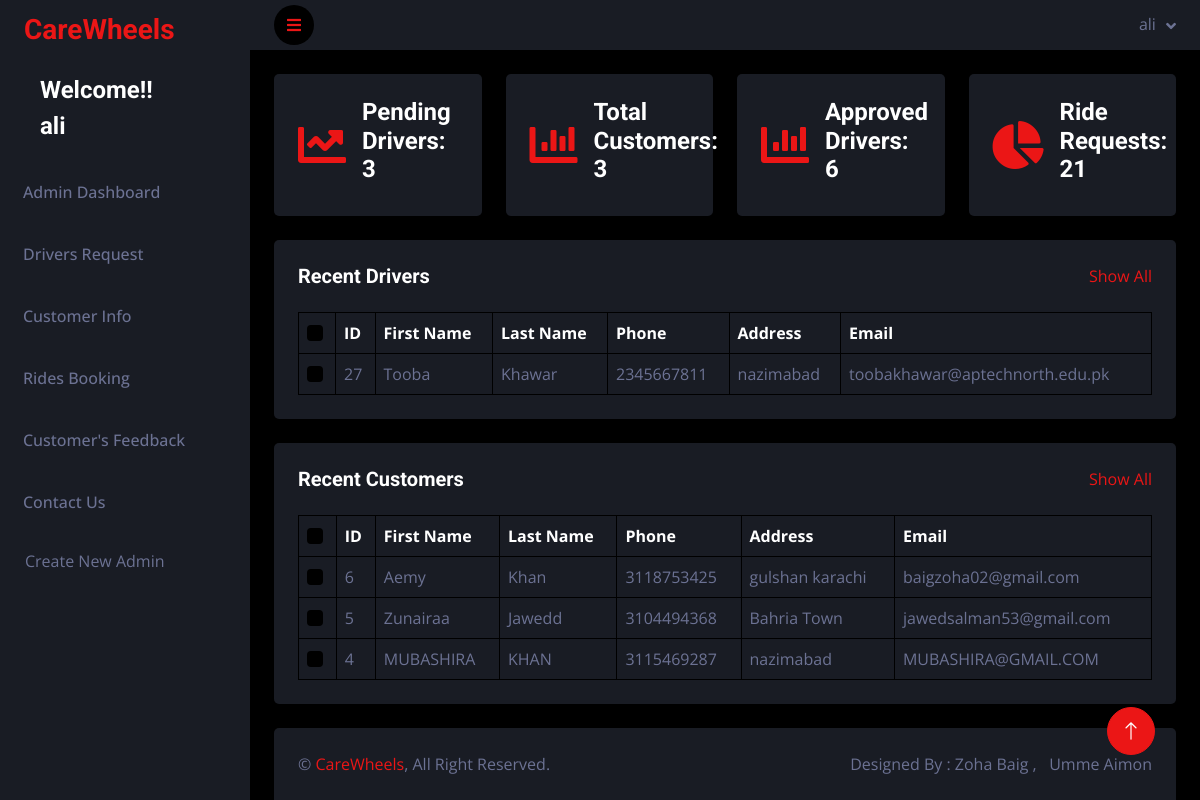
Before: /admin/index.php (signed in) with the older database file.
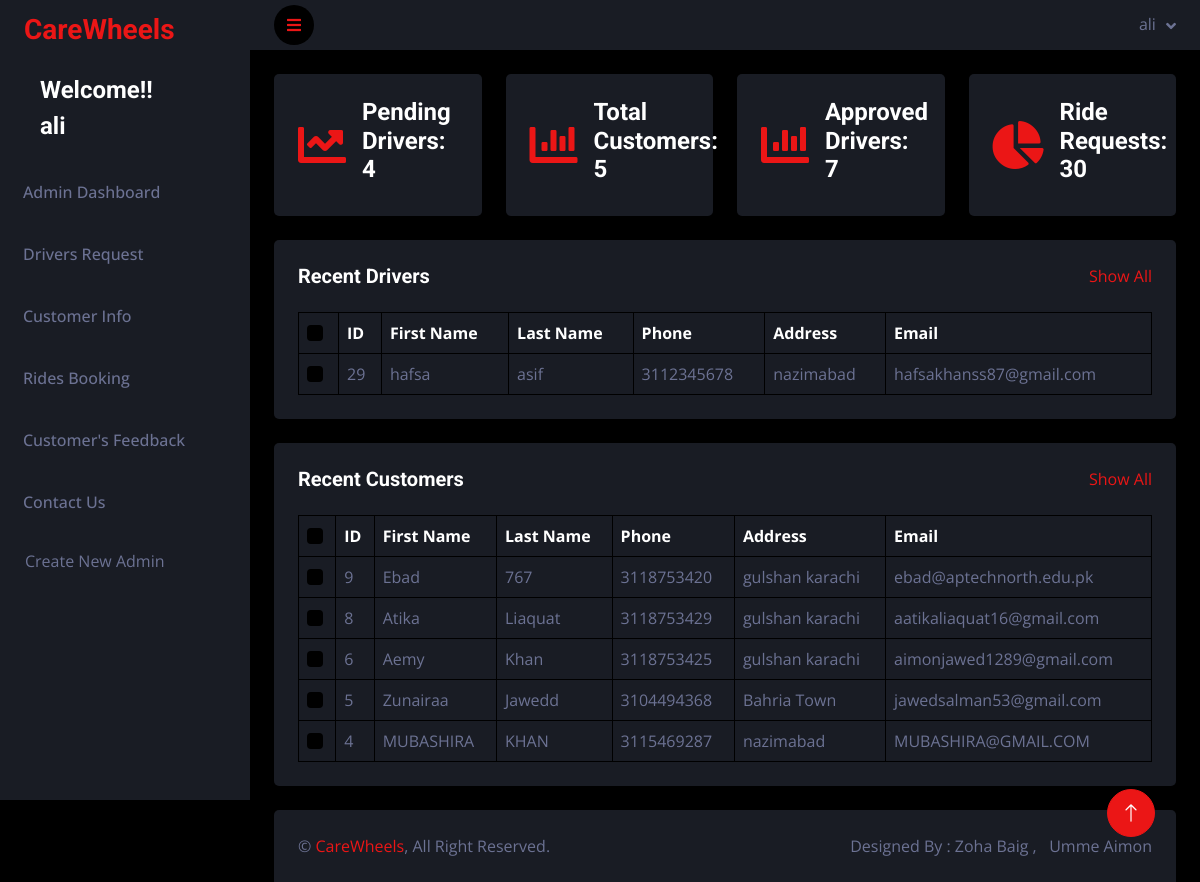
After: the same page with the newer database file.
### tables this page shows
CREATE TABLE `drivers` (
  `d_id` int(11) NOT NULL,
  `d_fname` varchar(55) NOT NULL,
  `d_lname` varchar(55) NOT NULL,
  `d_phone` bigint(11) NOT NULL,
  `CNIC` bigint(13) NOT NULL,
  `d_email` varchar(55) NOT NULL,
  `d_address` varchar(55) NOT NULL,
  `d_password` varchar(55) NOT NULL,
  `d_status` varchar(55) DEFAULT NULL
);

CREATE TABLE `customers_info` (
  `c_id` int(11) NOT NULL,
  `c_firstname` varchar(55) NOT NULL,
  `c_lastname` varchar(55) NOT NULL,
  `c_phone` bigint(20) NOT NULL,
  `c_address` varchar(55) NOT NULL,
  `c_email` varchar(55) NOT NULL,
  `c_password` varchar(55) NOT NULL
);

### admin/index.php (the view, shortened to what the changed rows need)
<?php
include("connect.php");
if($_SESSION["a_email"]){
?>
<!DOCTYPE html>
<html lang="en">
<head>
    <link href="https://cdnjs.cloudflare.com/ajax/libs/font-awesome/5.10.0/css/all.min.css" rel="stylesheet">
    <link href="https://cdn.jsdelivr.net/npm/bootstrap-icons@1.4.1/font/bootstrap-icons.css" rel="stylesheet">
    <link href="lib/owlcarousel/assets/owl.carousel.min.css" rel="stylesheet">
    <link href="lib/tempusdominus/css/tempusdominus-bootstrap-4.min.css" rel="stylesheet" />
    <link href="css/bootstrap.min.css" rel="stylesheet">
    <link href="css/style.css" rel="stylesheet">
</head>
<body>
    <div class="container-fluid position-relative d-flex p-0">
     <?php
     include 'sidebar.php';
      ?>
            <div class="container-fluid pt-4 px-4">
                <div class="row g-4">
                    <div class="col-sm-6 col-xl-3">
                        <div class="bg-secondary rounded d-flex align-items-center justify-content-between p-4">
                            <i class="fa fa-chart-line fa-3x text-primary"></i>
                            <div class="ms-3">
                            <?php
                $query1 = "SELECT * FROM `drivers` WHERE d_status = 'pending'";
                $result1 = mysqli_query($conn,$query1);
                $num_count1 = mysqli_num_rows($result1);
                 echo "<h4>Pending Drivers: " . $num_count1 . "</h4>" ;
               ?>
                            </div>
                        </div>
                    </div>
                    <div class="col-sm-6 col-xl-3">
                        <div class="bg-secondary rounded d-flex align-items-center justify-content-between p-4">
                            <i class="fa fa-chart-bar fa-3x text-primary"></i>
                            <div class="ms-3">
                            <?php
                $query2 = "SELECT * FROM `customers_info`";
                $result2 = mysqli_query($conn,$query2);
                $num_count2 = mysqli_num_rows($result2);
                 echo "<h4>Total Customers: " . $num_count2 . "</h4>" ;
               ?>
                            </div>
                        </div>
                    </div>
                    <div class="col-sm-6 col-xl-3">
                    <div class="bg-secondary rounded d-flex align-items-center justify-content-between p-4">
                            <i class="fa fa-chart-bar fa-3x text-primary"></i>
                            <div class="ms-3">
                        <?php
                    $query2 = "SELECT * FROM `drivers` WHERE d_status = 'approved'";
$result2 = mysqli_query($conn,$query2);
$num_count2 = mysqli_num_rows($result2);
 echo "<h4>Approved Drivers: " . $num_count2 . "</h4>" ;
?>
                            </div>
                        </div>
                    </div>
                    <div class="col-sm-6 col-xl-3">
                        <div class="bg-secondary rounded d-flex align-items-center justify-content-between p-4">
                            <i class="fa fa-chart-pie fa-3x text-primary"></i>
                            <div class="ms-3">
                            <?php
                $query3 = "SELECT * FROM `booking`";
                $result3 = mysqli_query($conn,$query3);
                $num_count3 = mysqli_num_rows($result3);
                 echo "<h4>Ride Requests: " . $num_count3 . "</h4>" ;
               ?>
                            </div>
                        </div>
                    </div>
                </div>
            </div>
            <?php
            $cquery = "SELECT * FROM `drivers` ORDER BY `d_id` DESC LIMIT 1";
$cresult = mysqli_query($conn,$cquery);
?>
            <div class="container-fluid pt-4 px-4">
                <div class="bg-secondary text-center rounded p-4">
                    <div class="d-flex align-items-center justify-content-between mb-4">
                        <h5 class="mb-0">Recent Drivers</h5>
                        <a href="drv_req_pending.php">Show All</a>
                    </div>
                    <div class="table-responsive">
                        <table class="table text-start align-middle table-bordered table-hover mb-0">
                            <thead>
                                <tr class="text-white">
                                    <th scope="col"><input class="form-check-input" type="checkbox"></th>
                                    <th scope="col">ID</th>
                                    <th scope="col">First Name</th>
                                    <th scope="col">Last Name</th>
                                    <th scope="col">Phone</th>
                                    <th scope="col">Address</th>
                                    <th scope="col">Email</th>
                                </tr>
                            </thead>
                            <tbody>
                                     <?php
                                          while($row=mysqli_fetch_assoc($cresult))
                                           {
                                     ?>
                                <tr>
                                    <td><input class="form-check-input" type="checkbox"></td>
                                    <td><?php echo $row['d_id'];?></td>
                                    <td><?php echo $row['d_fname'];?></td>
                                    <td><?php echo $row['d_lname'];?></td>
                                    <td><?php echo $row['d_phone'];?></td>
                                    <td><?php echo $row['d_address'];?></td>
                                    <td><?php echo $row['d_email'];?></td>
                                </tr>
                                <?php
                                      }
                                ?>
                            </tbody>
                        </table>
                    </div>
                </div>
            </div>
            <?php
            $cquery = "SELECT * FROM `customers_info` ORDER BY `c_id` DESC LIMIT 5";
$cresult = mysqli_query($conn,$cquery);
?>
 <div class="container-fluid pt-4 px-4">
                <div class="bg-secondary text-center rounded p-4">
                    <div class="d-flex align-items-center justify-content-between mb-4">
                        <h5 class="mb-0">Recent Customers</h5>
                        <a href="customer_view.php">Show All</a>
                    </div>
                    <div class="table-responsive">
                        <table class="table text-start align-middle table-bordered table-hover mb-0">
                            <thead>
                                <tr class="text-white">
                                    <th scope="col"><input class="form-check-input" type="checkbox"></th>
                                    <th scope="col">ID</th>
                                    <th scope="col">First Name</th>
                                    <th scope="col">Last Name</th>
                                    <th scope="col">Phone</th>
                                    <th scope="col">Address</th>
                                    <th scope="col">Email</th>
                                </tr>
                            </thead>
                            <tbody>
                                     <?php
                                          while($row=mysqli_fetch_assoc($cresult))
                                           {
                                     ?>
                                <tr>
                                    <td><input class="form-check-input" type="checkbox"></td>
                                    <td><?php echo $row['c_id'];?></td>
                                    <td><?php echo $row['c_firstname'];?></td>
                                    <td><?php echo $row['c_lastname'];?></td>
                                    <td><?php echo $row['c_phone'];?></td>
                                    <td><?php echo $row['c_address'];?></td>
                                    <td><?php echo $row['c_email'];?></td>
                                </tr>
                                <?php
                                      }
                                ?>
                            </tbody>
                        </table>
                    </div>
                </div>
            </div>
<?php
include 'footer.php';
?>
        <a href="#" class="btn btn-lg btn-primary btn-lg-square back-to-top"><i class="bi bi-arrow-up"></i></a>
</body>
</html>
<?php }
else{
    header("location:signin.php");
}
?>

Changed rows visible on the page:
no longer on this page (row edited): drivers: d_id "27", d_fname "Tooba", d_lname "Khawar", d_phone "2345667811", d_address "nazimabad", d_email "toobakhawar@aptechnorth.edu.pk"
added drivers: d_id "29", d_fname "hafsa", d_lname "asif", d_phone "3112345678", d_address "nazimabad", d_email "hafsakhanss87@gmail.com"
added customers_info: c_id "9", c_firstname "Ebad", c_lastname "767", c_phone "3118753420", c_address "gulshan karachi", c_email "ebad@aptechnorth.edu.pk"
added customers_info: c_id "8", c_firstname "Atika", c_lastname "Liaquat", c_phone "3118753429", c_address "gulshan karachi", c_email "aatikaliaquat16@gmail.com"
changed customers_info "Aemy": c_email "baigzoha02@gmail.com" → "aimonjawed1289@gmail.com"
Other visible differences:
$num_count1: "3" → "4"
$num_count2: "3" → "5"
$num_count2: "6" → "7"
$num_count3: "21" → "30"
